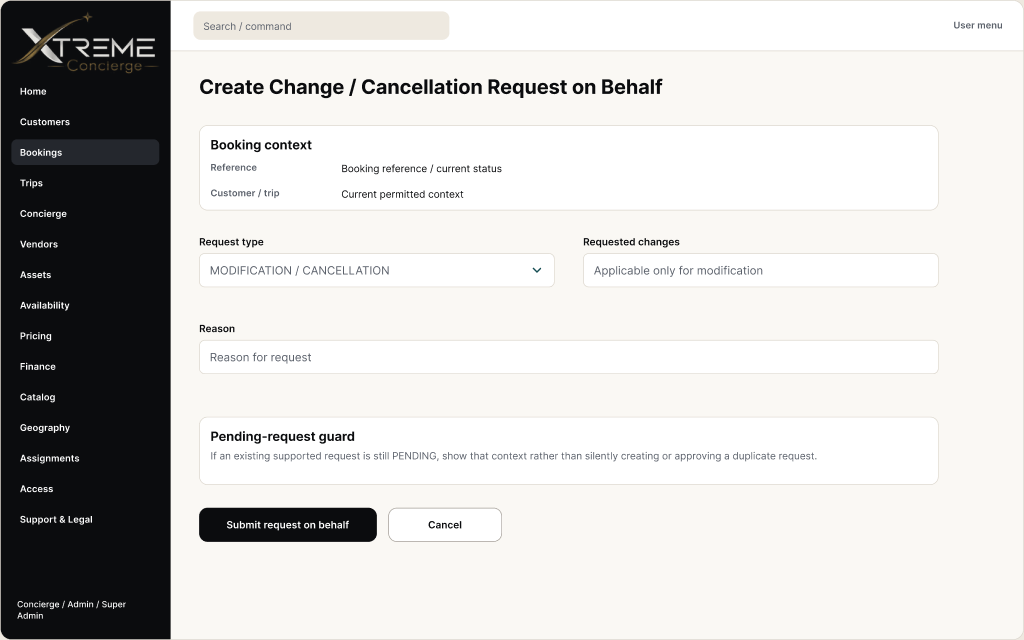
#> input picture docs/audit/batch-03/figma/CC-BKG-06_81-708.png, 1024 x 640 px
$ python generate_comparisons.py
#> lines starting #> are read from the running program, lines starting #| are printed output that depends on the picture
import os
from PIL import Image, ImageDraw, ImageFont

BASE_DIR = os.path.dirname(os.path.abspath(__file__))
FIGMA_DIR = os.path.join(BASE_DIR, "figma")
BROWSER_DIR = os.path.join(BASE_DIR, "browser")
DIFF_DIR = os.path.join(BASE_DIR, "diff")

os.makedirs(DIFF_DIR, exist_ok=True)

SCREENS = [
    {
        "id": "CC-BKG-06",
        "figma": "CC-BKG-06_81-708.png",
        "browser": "CC-BKG-06_browser.png",
        "title": "CC-BKG-06: Create Change / Cancellation Request on Behalf (Figma 81:708)",
    },
    {
        "id": "CC-PAY-01",
        "figma": "CC-PAY-01_81-777.png",
        "browser": "CC-PAY-01_browser.png",
        "title": "CC-PAY-01: Payment Detail / Refund Management (Figma 81:777)",
    },
    {
        "id": "CC-TRIP-01",
        "figma": "CC-TRIP-01_83-1108.png",
        "browser": "CC-TRIP-01_browser.png",
        "title": "CC-TRIP-01: Trips List (Figma 83:1108)",
    },
    {
        "id": "CC-TRIP-02",
        "figma": "CC-TRIP-02_83-1208.png",
        "browser": "CC-TRIP-02_browser.png",
        "title": "CC-TRIP-02: Trip Detail (Figma 83:1208)",
    },
    {
        "id": "CC-TRIP-03",
        "figma": "CC-TRIP-03_83-1275.png",
        "browser": "CC-TRIP-03_browser.png",
        "title": "CC-TRIP-03: Create / Edit Trip (Figma 83:1275)",
    },
]

HEADER_HEIGHT = 60

for s in SCREENS:
    f_path = os.path.join(FIGMA_DIR, s["figma"])
    b_path = os.path.join(BROWSER_DIR, s["browser"])
    out_path = os.path.join(DIFF_DIR, f"{s['id']}_comparison.png")

    if not os.path.exists(f_path) or not os.path.exists(b_path):
        print(f"Skipping {s['id']}: missing {f_path} or {b_path}")
        continue

    img_f = Image.open(f_path).convert("RGB")
    img_b = Image.open(b_path).convert("RGB")
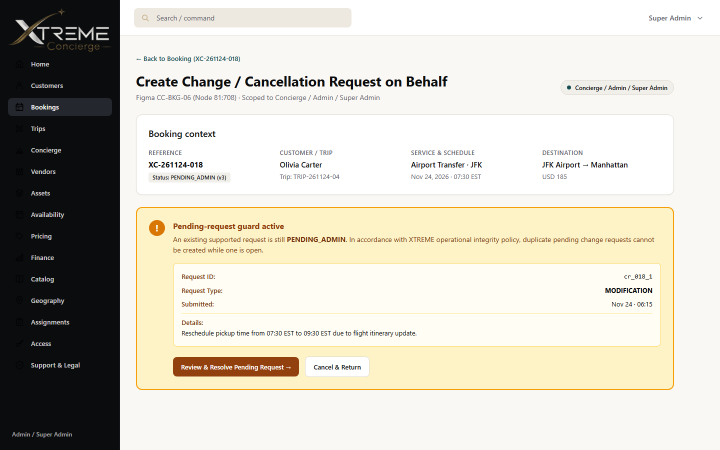
#> input picture docs/audit/batch-03/browser/CC-BKG-06_browser.png, 1440 x 900 px (shown at 1/2 size)
#> img_b is the input picture: PIL image 1440x900 RGB; mean R, G, B 209.2, 205.4, 194.7

    target_w = 1440
    if img_f.width != target_w:
        ratio = target_w / img_f.width
#> ratio = 1.41
        img_f = img_f.resize((target_w, int(img_f.height * ratio)), Image.Resampling.LANCZOS)
#> img_f: PIL image 1440x900 RGB
    if img_b.width != target_w:
        ratio = target_w / img_b.width
        img_b = img_b.resize((target_w, int(img_b.height * ratio)), Image.Resampling.LANCZOS)

    content_h = max(img_f.height, img_b.height)
#> content_h = 900

    if img_f.height < content_h:
        padded_f = Image.new("RGB", (target_w, content_h), (250, 248, 244))
        padded_f.paste(img_f, (0, 0))
        img_f = padded_f
    if img_b.height < content_h:
        padded_b = Image.new("RGB", (target_w, content_h), (250, 248, 244))
        padded_b.paste(img_b, (0, 0))
        img_b = padded_b

    total_w = target_w * 2
    total_h = content_h + HEADER_HEIGHT
#> total_h = 960

    comp = Image.new("RGB", (total_w, total_h), (11, 12, 14))
    draw = ImageDraw.Draw(comp)

    # Headers
    draw.rectangle([0, 0, target_w - 1, HEADER_HEIGHT], fill=(23, 25, 29))
    draw.rectangle([target_w, 0, total_w, HEADER_HEIGHT], fill=(168, 131, 67))

    font = None
    try:
        font = ImageFont.truetype("arial.ttf", 22)
    except:
        font = ImageFont.load_default()

    draw.text((24, 18), f"FIGMA APPROVED DESIGN: {s['title']}", fill=(240, 240, 240), font=font)
    draw.text((target_w + 24, 18), f"CHROMIUM IMPLEMENTATION (1440x900): {s['id']}", fill=(255, 255, 255), font=font)

    comp.paste(img_f, (0, HEADER_HEIGHT))
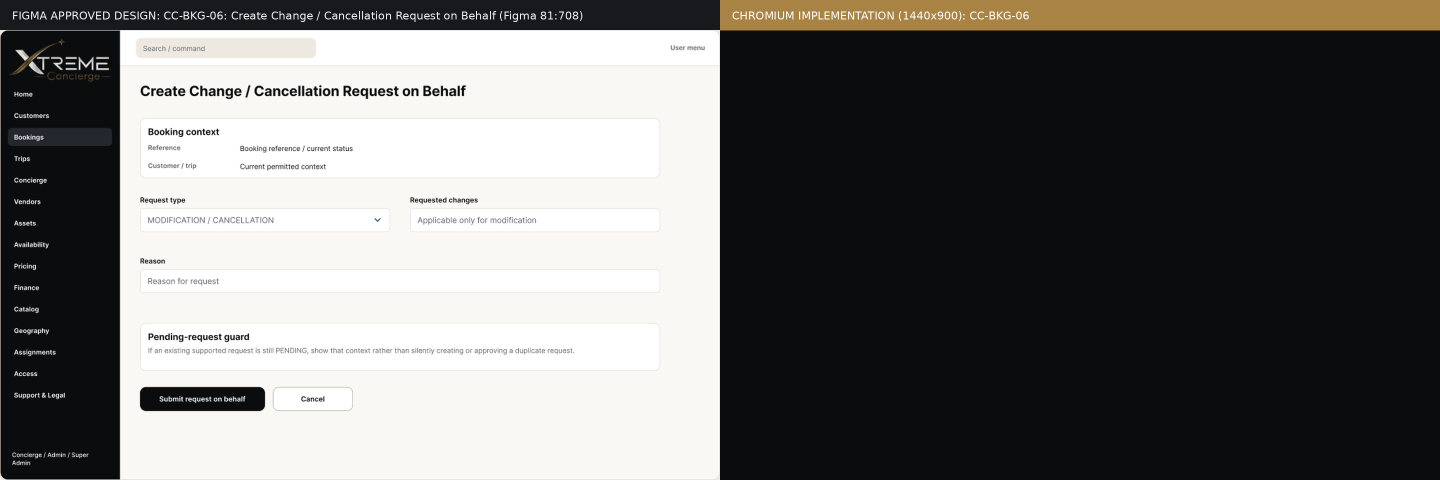
#> comp: PIL image 2880x960 RGB (shown at 1/2 size); mean R, G, B 109.2, 108.2, 106.4
    comp.paste(img_b, (target_w, HEADER_HEIGHT))
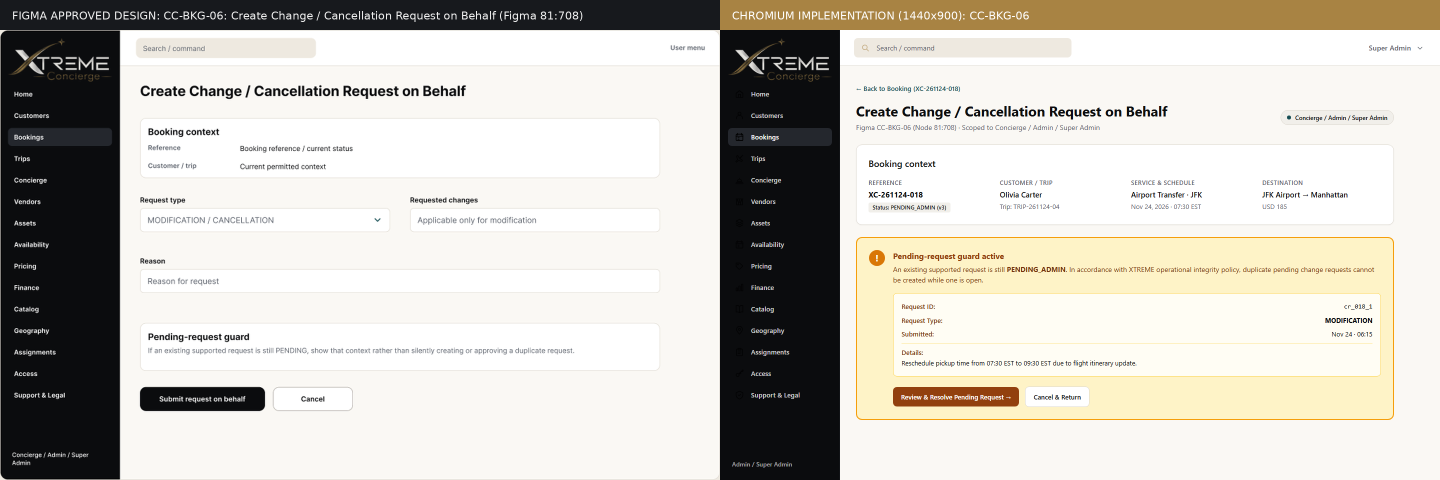
#> comp: PIL image 2880x960 RGB (shown at 1/2 size); mean R, G, B 202.1, 198.8, 191.1

    draw.line([(target_w, 0), (target_w, total_h)], fill=(180, 135, 55), width=3)

    comp.save(out_path, quality=92)
    print(f"Generated comparison: {out_path} ({total_w}x{total_h})")
#| Generated comparison: docs/audit/batch-03/diff/CC-BKG-06_comparison.png (2880x960)
#> pass 2 of the loop `for s in SCREENS:`:
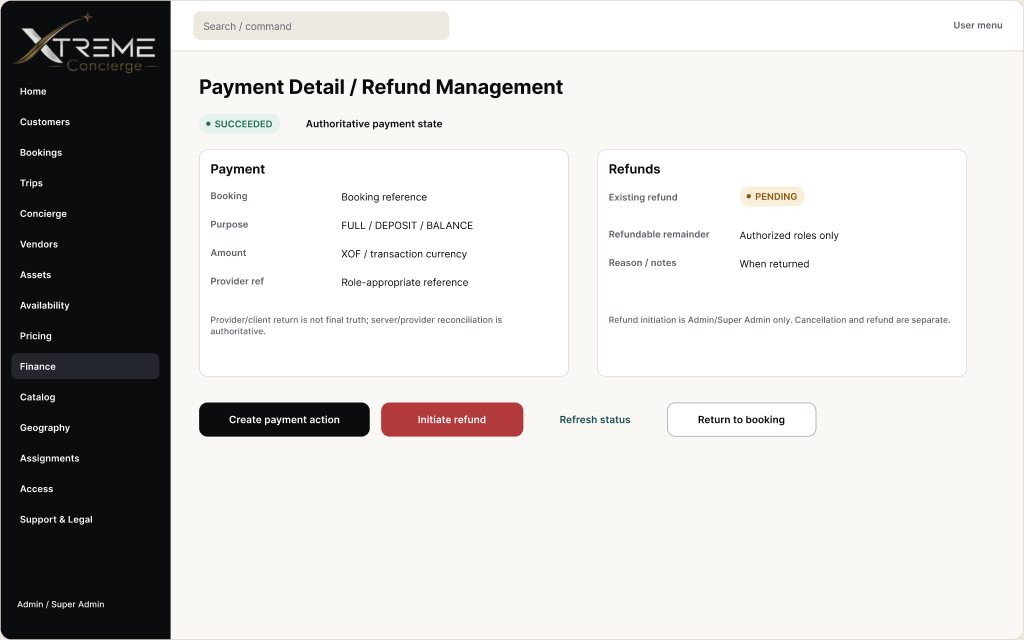
#> input picture docs/audit/batch-03/figma/CC-PAY-01_81-777.png, 1024 x 640 px
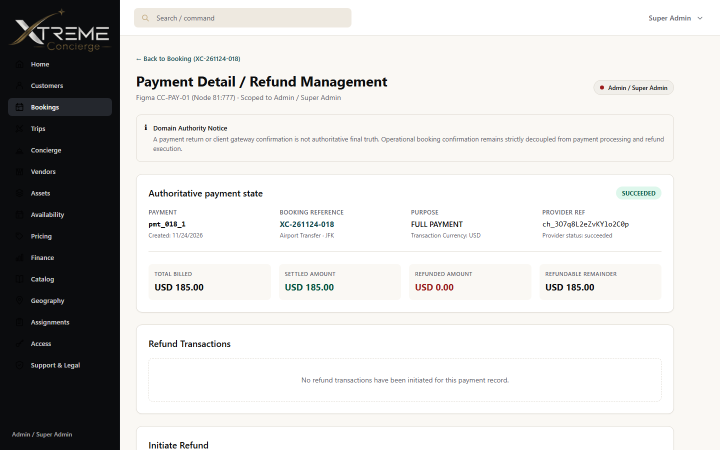
#> input picture docs/audit/batch-03/browser/CC-PAY-01_browser.png, 1440 x 900 px (shown at 1/2 size)
#> img_b is the input picture: PIL image 1440x900 RGB; mean R, G, B 209.5, 208.8, 207.4
#> `comp.paste(img_b, (target_w, HEADER_HEIGHT))`:
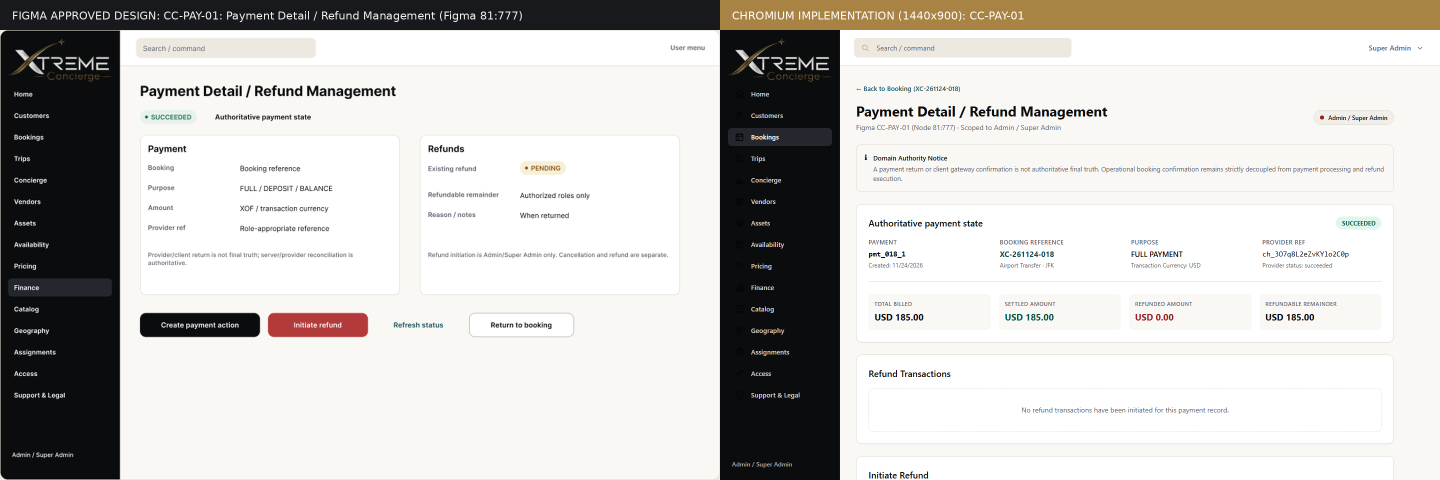
#> comp: PIL image 2880x960 RGB (shown at 1/2 size); mean R, G, B 202, 199.8, 196.6
#| Generated comparison: docs/audit/batch-03/diff/CC-PAY-01_comparison.png (2880x960)
#> pass 3 of the loop `for s in SCREENS:`:
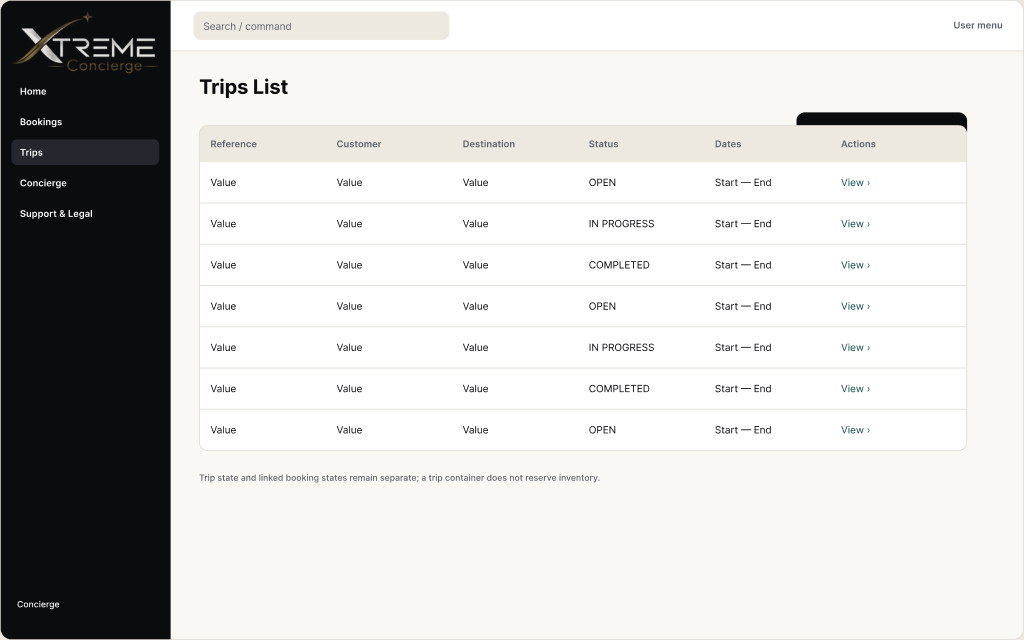
#> input picture docs/audit/batch-03/figma/CC-TRIP-01_83-1108.png, 1024 x 640 px
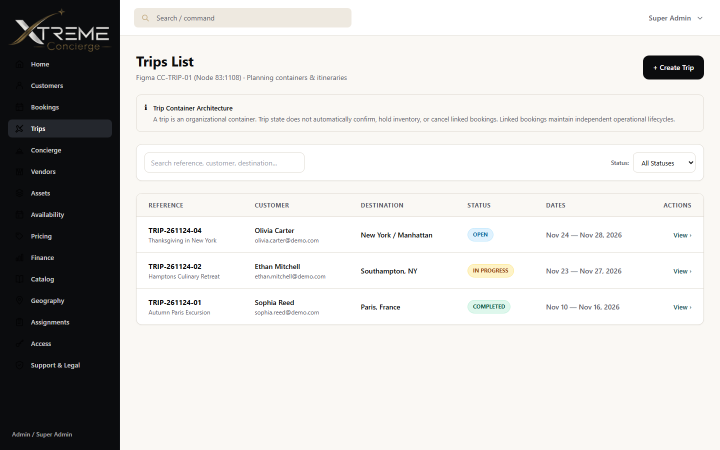
#> input picture docs/audit/batch-03/browser/CC-TRIP-01_browser.png, 1440 x 900 px (shown at 1/2 size)
#> img_b is the input picture: PIL image 1440x900 RGB; mean R, G, B 208.9, 208, 206.1
#> `comp.paste(img_b, (target_w, HEADER_HEIGHT))`:
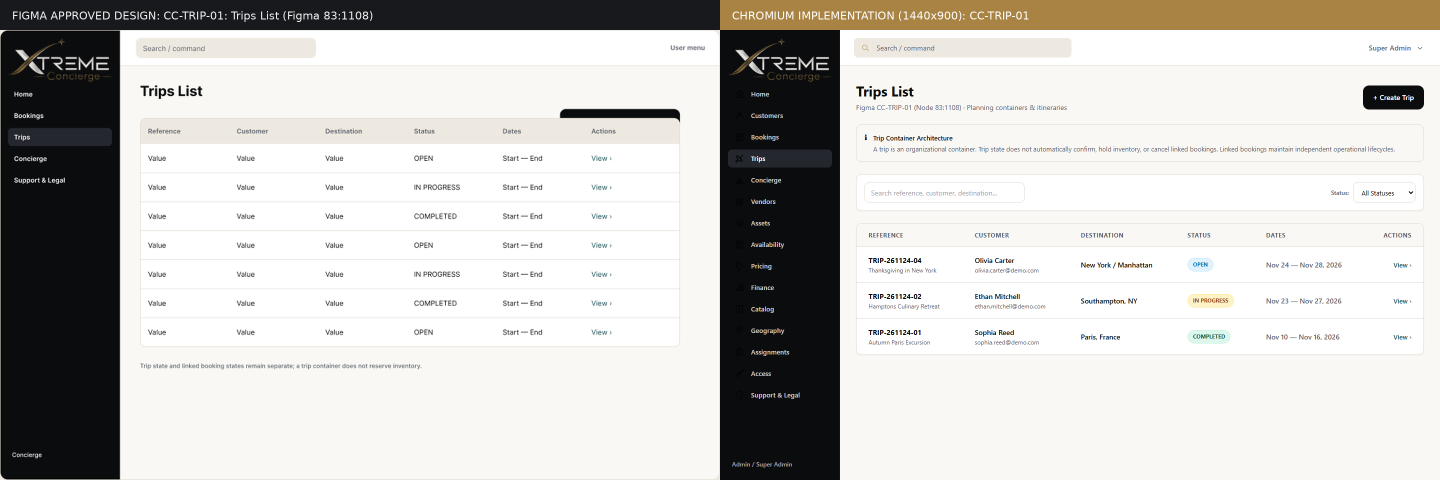
#> comp: PIL image 2880x960 RGB (shown at 1/2 size); mean R, G, B 202.5, 200.6, 197.1
#| Generated comparison: docs/audit/batch-03/diff/CC-TRIP-01_comparison.png (2880x960)
#> the loop made 5 passes; the first 3 are shown

print("All comparisons generated successfully.")
